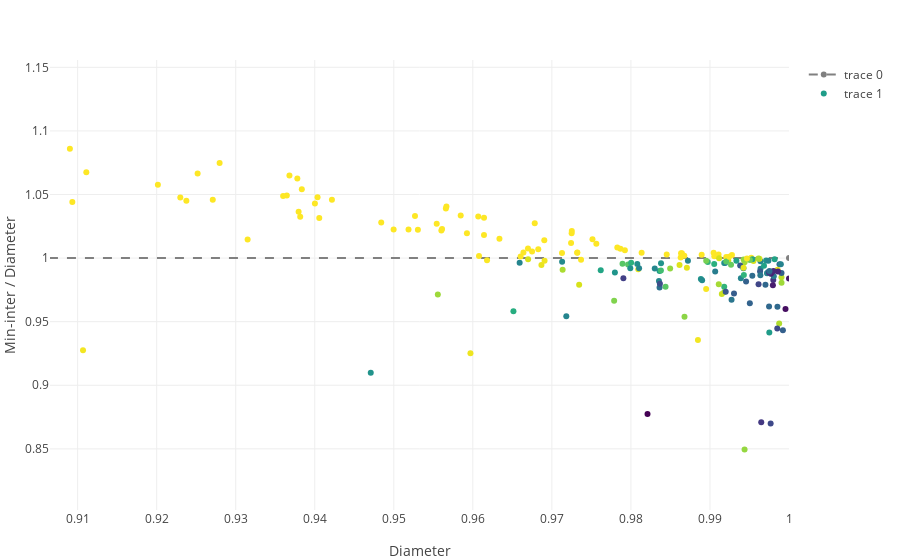

The code cell stored with this chart in its notebook:
### Code cell
let
    inds = .!taxa.is_leaf .& isnan.(taxa.manual_threshold)
    
    traces = GenericTrace[]
    
    push!(traces, scatter(
        x=[0, 1],
        y=[1, 1],
        line=attr(
            color=:gray,
            dash=:dash,
        ),
    ))
    
    push!(traces, scatter(
        x=taxa[inds, :diameter],
        y=taxa[inds, :min_inter_dist] ./ taxa[inds, :diameter],
        text=taxa[inds, :plot_label],
        customdata=[
            [
                    row.min_inter_dist,
                    row.coverage_at_min_inter,
                    lookup_tid(row.min_inter_src, :plot_label),
                    lookup_tid(row.min_inter_dst, :plot_label),
            ]
            for row in eachrow(taxa[inds, :])
        ],
        mode=:markers,
        marker_color=coverage_at_min_inter[inds],
        marker_colorscale="Viridis",
        hovertemplate="(%{x:.3f}, %{customdata[0]:.3f}, %{customdata[1]:.1%})<br>%{text}<br>%{customdata[2]}<br>%{customdata[3]}<extra></extra>",
    ))
    
    layout = Layout(
        hovermode=:closest,
        xaxis=attr(
            title="Diameter",
            range=[0.5, 1.],
        ),
        yaxis=attr(
            title="Min-inter / Diameter",
            range=[0, 2],
        ),
        coloraxis=attr(
            colorscale="Viridis",
        ),
    )
    
    plot(traces, layout)
end

### Figure 1 — Plotly figure (JSON) as saved in the notebook; plotly's stock layout.template omitted (floating-point values rounded to 4 significant figures; data arrays with more than 128 entries replaced by an {"elided": "..."} marker saying what was removed)
{"data": [{"line": {"color": "gray", "dash": "dash"}, "type": "scatter", "x": [0, 1], "y": [1, 1]}, {"customdata": {"elided": "454x4 mixed values"}, "hovertemplate": "(%{x:.3f}, %{customdata[0]:.3f}, %{customdata[1]:.1%})<br>%{text}<br>%{customdata[2]}<br>%{customdata[3]}<extra></extra>", "marker": {"color": {"elided": "454 float values"}, "colorscale": "Viridis"}, "mode": "markers", "text": {"elided": "454 str values"}, "type": "scatter", "x": {"elided": "454 float values"}, "y": {"elided": "454 float values"}}], "layout": {"autosize": true, "coloraxis": {"colorscale": "Viridis"}, "hovermode": "closest", "margin": {"b": 50, "l": 50, "r": 50, "t": 60}, "xaxis": {"autorange": false, "range": [0.9065, 1], "title": {"text": "Diameter"}, "type": "linear"}, "yaxis": {"autorange": false, "range": [0.8019, 1.156], "title": {"text": "Min-inter / Diameter"}, "type": "linear"}}}
